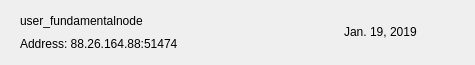
<?xml version="1.0" encoding="UTF-8"?>
<ui version="4.0">
 <class>FNRow</class>
 <widget class="QWidget" name="FNRow">
  <property name="geometry">
   <rect>
    <x>0</x>
    <y>0</y>
    <width>475</width>
    <height>65</height>
   </rect>
  </property>
  <property name="windowTitle">
   <string>Form</string>
  </property>
  <property name="styleSheet">
   <string notr="true"/>
  </property>
  <layout class="QVBoxLayout" name="verticalLayout_2">
   <property name="spacing">
    <number>0</number>
   </property>
   <property name="leftMargin">
    <number>20</number>
   </property>
   <property name="topMargin">
    <number>0</number>
   </property>
   <property name="rightMargin">
    <number>20</number>
   </property>
   <property name="bottomMargin">
    <number>0</number>
   </property>
   <item>
    <widget class="QFrame" name="frame_2">
     <property name="styleSheet">
      <string notr="true">border:none;</string>
     </property>
     <property name="frameShape">
      <enum>QFrame::StyledPanel</enum>
     </property>
     <property name="frameShadow">
      <enum>QFrame::Raised</enum>
     </property>
     <layout class="QHBoxLayout" name="horizontalLayout">
      <property name="leftMargin">
       <number>0</number>
      </property>
      <property name="rightMargin">
       <number>0</number>
      </property>
      <item>
       <widget class="QFrame" name="frame">
        <property name="styleSheet">
         <string notr="true">border:none;padding:0px;</string>
        </property>
        <property name="frameShape">
         <enum>QFrame::StyledPanel</enum>
        </property>
        <property name="frameShadow">
         <enum>QFrame::Raised</enum>
        </property>
        <layout class="QVBoxLayout" name="verticalLayout">
         <property name="spacing">
          <number>0</number>
         </property>
         <property name="leftMargin">
          <number>0</number>
         </property>
         <property name="topMargin">
          <number>0</number>
         </property>
         <property name="rightMargin">
          <number>0</number>
         </property>
         <property name="bottomMargin">
          <number>0</number>
         </property>
         <item>
          <widget class="QLabel" name="labelName">
           <property name="text">
            <string>user_fundamentalnode</string>
           </property>
          </widget>
         </item>
         <item>
          <widget class="QLabel" name="labelAddress">
           <property name="text">
            <string>Address: 88.26.164.88:51474</string>
           </property>
          </widget>
         </item>
        </layout>
       </widget>
      </item>
      <item>
       <spacer name="horizontalSpacer">
        <property name="orientation">
         <enum>Qt::Horizontal</enum>
        </property>
        <property name="sizeHint" stdset="0">
         <size>
          <width>40</width>
          <height>20</height>
         </size>
        </property>
       </spacer>
      </item>
      <item>
       <widget class="QLabel" name="labelDate">
        <property name="text">
         <string>Jan. 19, 2019</string>
        </property>
       </widget>
      </item>
      <item>
       <widget class="QPushButton" name="pushButtonMenu">
        <property name="focusPolicy">
         <enum>Qt::NoFocus</enum>
        </property>
        <property name="styleSheet">
         <string notr="true">border:none; background-color:transparent; padding:0px;</string>
        </property>
        <property name="text">
         <string/>
        </property>
        <property name="icon">
         <iconset>
          <normaloff>:/ic-menu-hover</normaloff>:/ic-menu-hover</iconset>
        </property>
        <property name="iconSize">
         <size>
          <width>24</width>
          <height>24</height>
         </size>
        </property>
       </widget>
      </item>
     </layout>
    </widget>
   </item>
   <item>
    <widget class="QLabel" name="lblDivisory">
     <property name="minimumSize">
      <size>
       <width>0</width>
       <height>1</height>
      </size>
     </property>
     <property name="maximumSize">
      <size>
       <width>16777215</width>
       <height>1</height>
      </size>
     </property>
     <property name="text">
      <string/>
     </property>
     <property name="alignment">
      <set>Qt::AlignBottom|Qt::AlignLeading|Qt::AlignLeft</set>
     </property>
    </widget>
   </item>
  </layout>
 </widget>
 <resources/>
 <connections/>
</ui>
